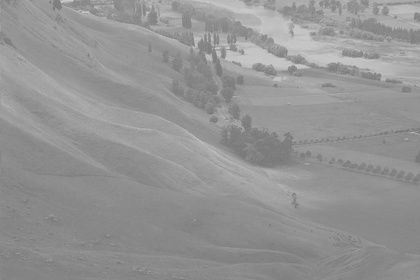
%> input picture BadHist.jpg, 420 x 280 px, shrunk from 1024 x 683 before the run
$ octave P2_5.m   (GNU Octave 9; MATLAB toolbox functions it lacks are replaced by stand-ins)
%> lines starting %> are read from the running program, lines starting %| are printed output that depends on the picture
x2 = imread('BadHist.jpg');
%> x2 is the input picture: size 280x420 uint8; min 116, max 206, mean 148
figure(1);imshow(x2);
title('GrayScale Image Before equalization');
colormap gray;

figure(2);imhist(x2);
title ('Histogram of GrayScale Image')
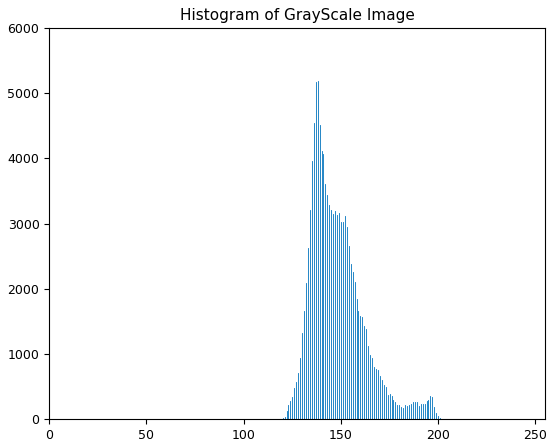
%> figure redrawn from the program's plot data; highest point at x = 138, y = 5182

maxval=max(x2(:));
%> maxval = 206
minval=min(x2(:));
%> minval = 116
grad=((255-0)/(maxval-minval));
%> grad = 3
%> (the run ends here)

$ run again, with 1.jpg copied over BadHist.jpg
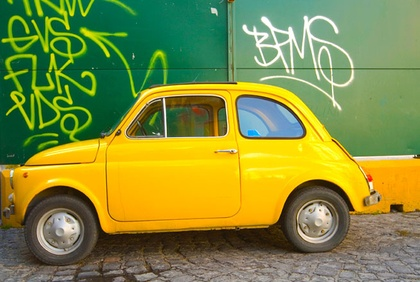
%> input picture 1.jpg, 420 x 282 px, shrunk from 654 x 439 before the run
%> x2 is the input picture: size 282x420x3 uint8; mean R, G, B 130.5, 139.9, 62.4
%> `title ('Histogram of GrayScale Image')`:
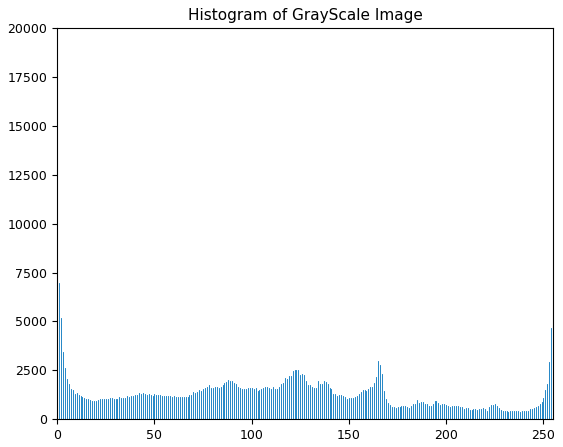
%> figure redrawn from the program's plot data; highest point at x = 0, y = 17981
%> maxval = 255
%> minval = 0
%> grad = 1
